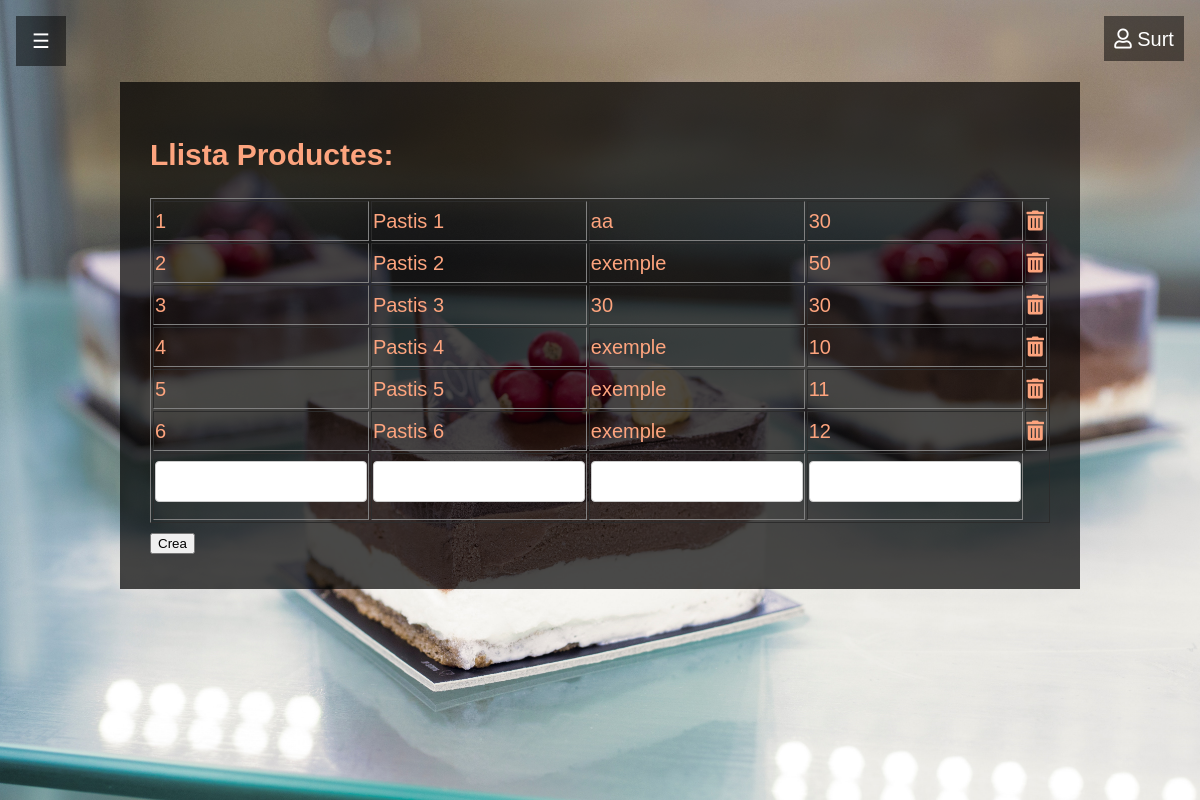
The page /server/crm.php on the database its author committed.
### tables this page shows
CREATE TABLE `productes` (
  `id` int(11) NOT NULL,
  `nom` varchar(255) NOT NULL,
  `descripcio` varchar(255) NOT NULL,
  `preu` float NOT NULL
);

### server/panell.php (the view, shortened to what this page needs)
<?php
include('conexio.php');
$sql = "SELECT * FROM productes";
$result = mysqli_query($conn, $sql);
echo "<h2>Llista Productes:</h2>";
echo "<table border=1 class='taulaProductes' id='taulaElements'>";
while ($row = mysqli_fetch_assoc($result)) {
    echo "<tr class='producte' id='fila{$row['id']}'>";
    $id = $row['id'];
    foreach ($row as $field => $value) {
        echo  "<td class='propiedades' id='propietat{$id}'>{$value} </td>" ;
    }
    echo "<td id='elimina' onclick='elimina(".$id.")'>
              <i class='fas fa-trash-alt'></i>
          </td>";
    echo "</tr>";
}
echo "<tr id='formulari'>";
$idContador = 1;
for ($i=0; $i < 4 ; $i++) {
    echo "<td> <input class='inputs' id='input{$idContador}' type='text' required></td>";
    $idContador ++;
}
echo "</tr>";
echo "</table>";
echo '<button id="afegeix" onclick=crea(id)>Crea</button>';

### server/crm.php (shortened to what this page needs)
<!DOCTYPE html>
<html lang="en">
<head>
  <link rel="stylesheet" href="../css/style.css">
  <link rel="stylesheet" type="text/css" href="../css/estils.css">
  <link rel="stylesheet" href="../css/estilsMenu.css">
  <link rel="stylesheet" href="../css/estilsContacta.css">
  <link rel="stylesheet" href="../css/scroll.css">
  <link rel="stylesheet" href="../css/estilLogin.css">
  <link rel="stylesheet" href="../css/estilsCrm.css">
  <link rel="stylesheet" href="https://use.fontawesome.com/releases/v5.7.0/css/all.css">
</head>
<body>
  <?php
    include('login.php');
  ?>
  <div class="pimg1">
    <a href="tancaSessio.php">
    <div class="user">
      <i id="ico" class="far fa-user"><span style="font-family: Arial"> Surt</span></i>
    </div>
    </a>
  <div id="main">
    <button class="openbtn" id="icoMenu" onclick="controlaBoto()">☰</button>
  </div>
    <div class="panell">
      <?php include('panell.php'); ?>
    </div>
</body>
</html>

### css/style.css (style rules this page uses)
body, html { height: 100%; margin: 0; font-size: 16px; font-family: "Lato", sans-serif; font-weight: 400; line-height: 1.8em; color: #666; }
.pimg1, .pimg2, .pimg3 { position: relative; background-position: center; background-size: cover; background-repeat: no-repeat; background-attachment: absolute; }
.pimg1 { background-image: url('../img/image1.jpg'); min-height: 100%; }

### css/estils.css (style rules this page uses)
body { margin: 0; background-color: #feebe2; font-family: Arial, Helvetica, sans-serif; color: #fda47e; }
.user { width: 80px; float: right; background: rgba(0, 0, 0, 0.5); text-align: center; padding: 3px; margin-top: 16px; height: 45px; margin-right: 16px; color: white; user-select: none; text-decoration: none; }
#ico { vertical-align: middle; }
* { box-sizing: border-box; }

### css/estilsMenu.css (style rules this page uses)
body { font-family: "Lato", sans-serif; }
.openbtn { text-decoration: none; width: 50px; height: 50px; font-size: 20px; cursor: pointer; background: rgba(0, 0, 0, 0.5); color: white; padding: 10px 15px; border: none; transition: transform 0.6s; }
#main { transition: margin-left .5s; padding: 16px; }

### css/estilsContacta.css (style rules this page uses)
body { font-family: Arial, Helvetica, sans-serif; }
* { box-sizing: border-box; }
input[type=text], select, textarea { color: black; width: 100%; padding: 12px; border: 1px solid #ccc; border-radius: 4px; box-sizing: border-box; margin-top: 6px; margin-bottom: 16px; resize: vertical; }

### css/scroll.css (style rules this page uses)
body { font-family: Arial, Helvetica, sans-serif; font-size: 20px; }

### css/estilLogin.css (style rules this page uses)
body { font-family: Arial, Helvetica, sans-serif; }
* { box-sizing: border-box; }

### css/estilsCrm.css (style rules this page uses)
.panell { width: 80%; height: auto; background-color: rgb(0, 0, 0, 0.7); padding: 30px; position: relative; top: 40%; margin: 0px auto; }
.taulaProductes { width: 100%; }

### rows shown on the page
productes: id "1", nom "Pastis 1", descripcio "aa", preu "30"
productes: id "2", nom "Pastis 2", descripcio "exemple", preu "50"
productes: id "3", nom "Pastis 3", descripcio "30", preu "30"
productes: id "4", nom "Pastis 4", descripcio "exemple", preu "10"
productes: id "5", nom "Pastis 5", descripcio "exemple", preu "11"
productes: id "6", nom "Pastis 6", descripcio "exemple", preu "12"
